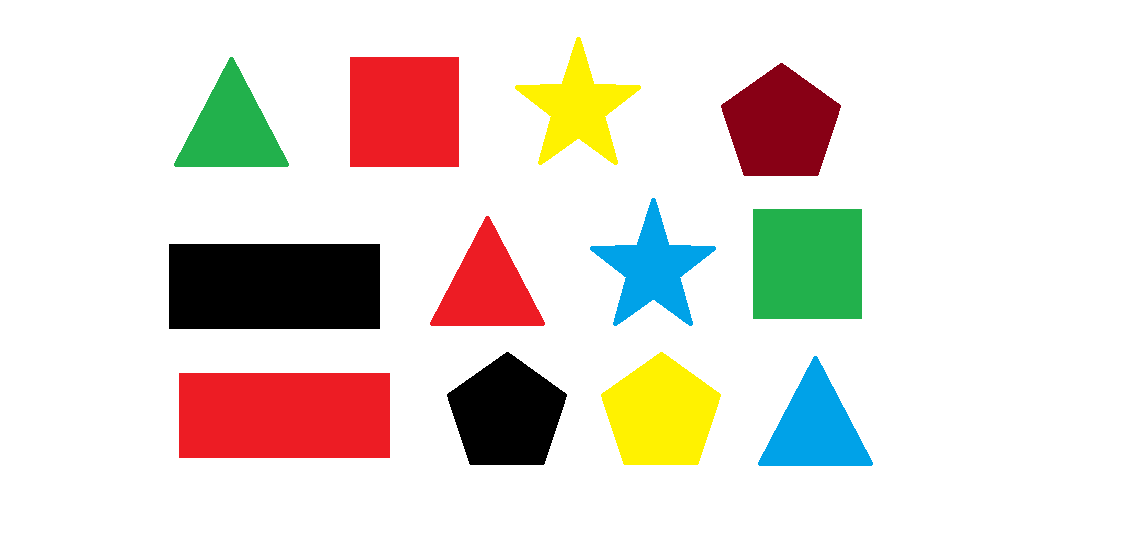
#> input picture Rodrigo Martins/desafiovisao/imagem.png, 1137 x 533 px
$ python visao_.py
#> lines starting #> are read from the running program, lines starting #| are printed output that depends on the picture; after the words box and inside, x2 and y2 are one past the last pixel; in counts of white or black regions, pixels touching at a corner belong together; long printed decimals are rounded
import cv2
import numpy as np

img = cv2.imread('imagem.png', cv2.IMREAD_COLOR)
#> img is the input picture: shape (533, 1137, 3); mean B, G, R 214, 221, 228.3
hsv = cv2.cvtColor(img, cv2.COLOR_BGR2HSV)
#> hsv: shape (533, 1137, 3); mean H, S, V 18.5, 36, 237.6

lower_P = np.array([0, 0, 0])
upper_P = np.array([10, 10, 10])
mask_P = cv2.inRange(hsv, lower_P, upper_P)
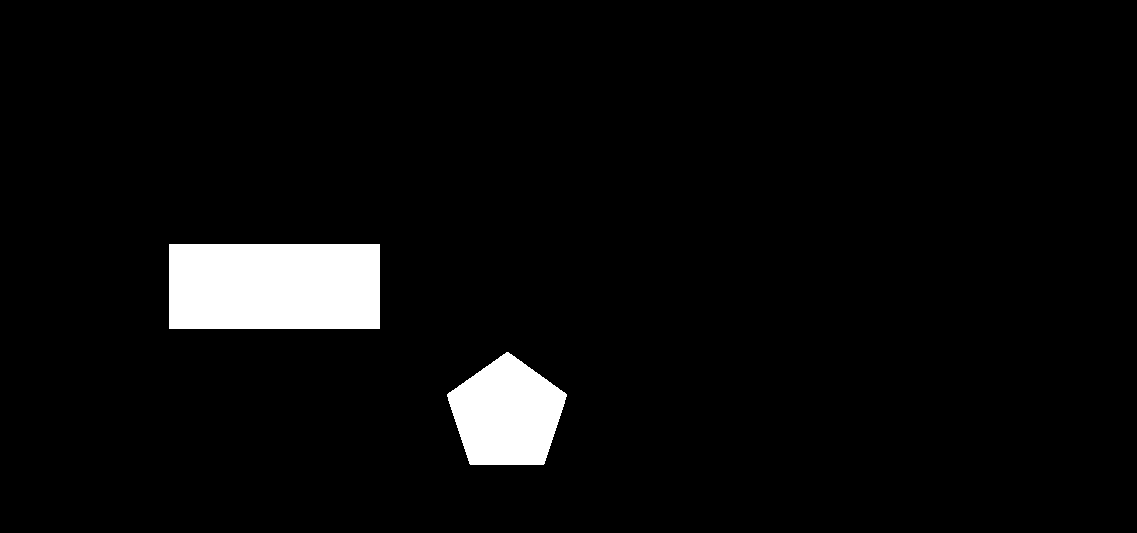
#> mask_P: shape (533, 1137); 4.5% white; 2 white regions
contours_P, _ = cv2.findContours(mask_P, cv2.RETR_EXTERNAL, cv2.CHAIN_APPROX_SIMPLE)
#> contours_P = 2 contours; box (x1, y1, x2, y2) and area: (169, 244, 380, 329) 17640, (447, 352, 567, 465) 9324
retangulo_P = cv2.bitwise_and(img, img, mask=mask_P)
#> retangulo_P: shape (533, 1137, 3); every value is 0

lower_V = np.array([170, 220, 230])
upper_V = np.array([179, 230, 255])
mask_V = cv2.inRange(hsv, lower_V, upper_V)
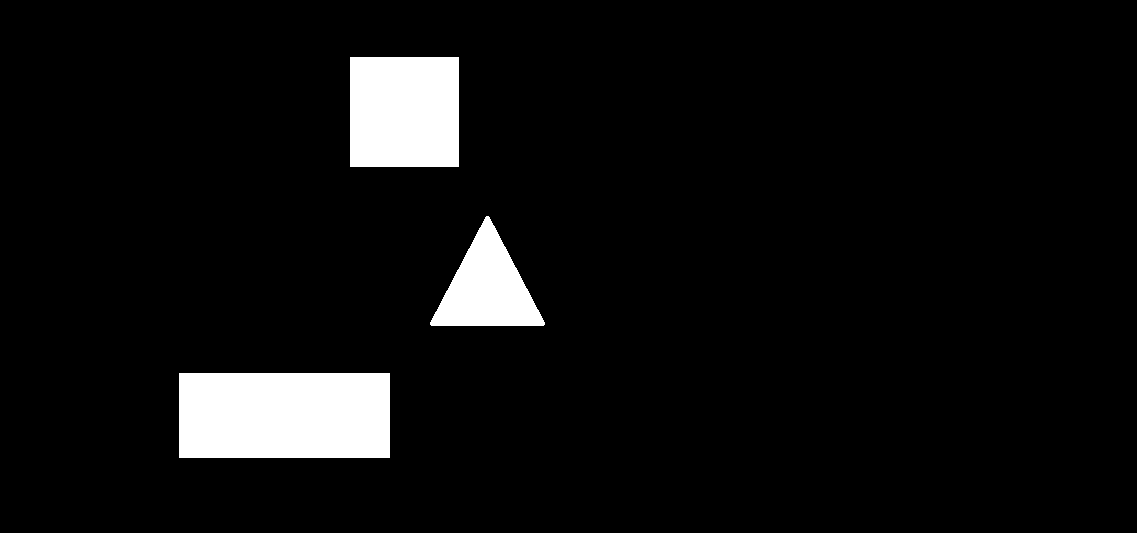
#> mask_V: shape (533, 1137); 6% white; 3 white regions
contours_V, _ = cv2.findContours(mask_V, cv2.RETR_EXTERNAL, cv2.CHAIN_APPROX_SIMPLE)
#> contours_V = 3 contours; box (x1, y1, x2, y2) and area: (179, 373, 390, 458) 17640, (350, 57, 459, 167) 11772, (430, 216, 545, 326) 6494
quadrado_V = cv2.bitwise_and(img, img, mask=mask_V)
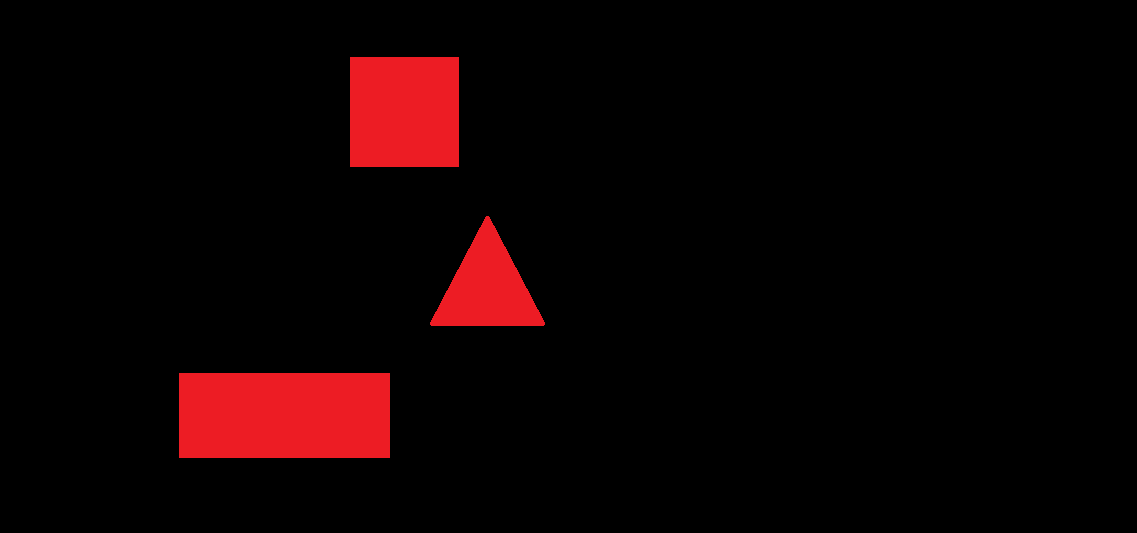
#> quadrado_V: shape (533, 1137, 3); mean B, G, R 2.2, 1.7, 14.3

lower_A = np.array([89, 245, 222])
upper_A = np.array([109, 255, 242])
mask_A = cv2.inRange(hsv, lower_A, upper_A)
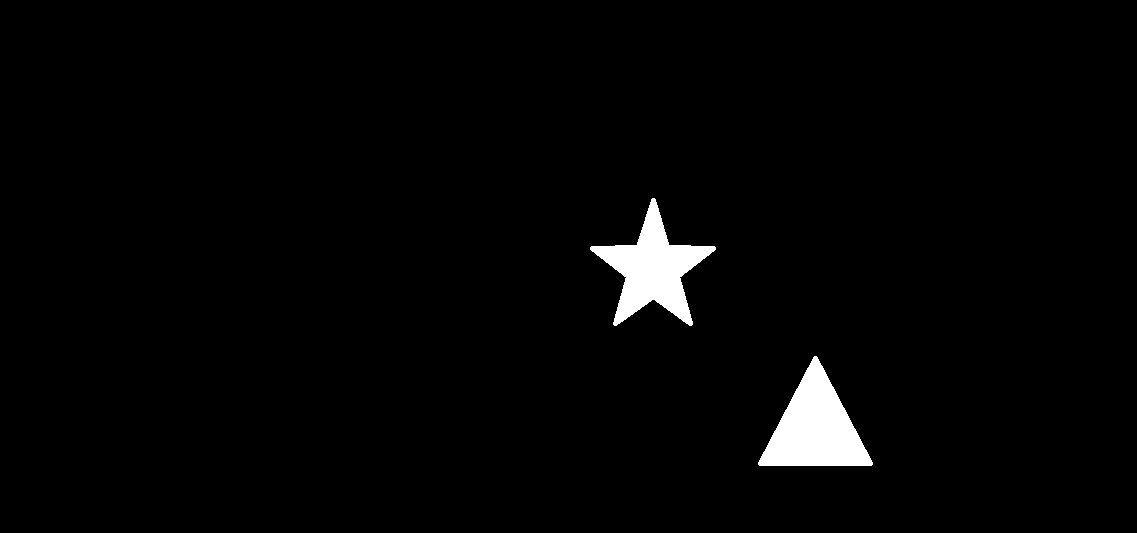
#> mask_A: shape (533, 1137); 2.1% white; 2 white regions
contours_A, _ = cv2.findContours(mask_A, cv2.RETR_EXTERNAL, cv2.CHAIN_APPROX_SIMPLE)
#> contours_A = 2 contours; box (x1, y1, x2, y2) and area: (758, 356, 873, 466) 6494, (590, 198, 716, 326) 6020
triangulo_A = cv2.bitwise_and(img, img, mask=mask_A)
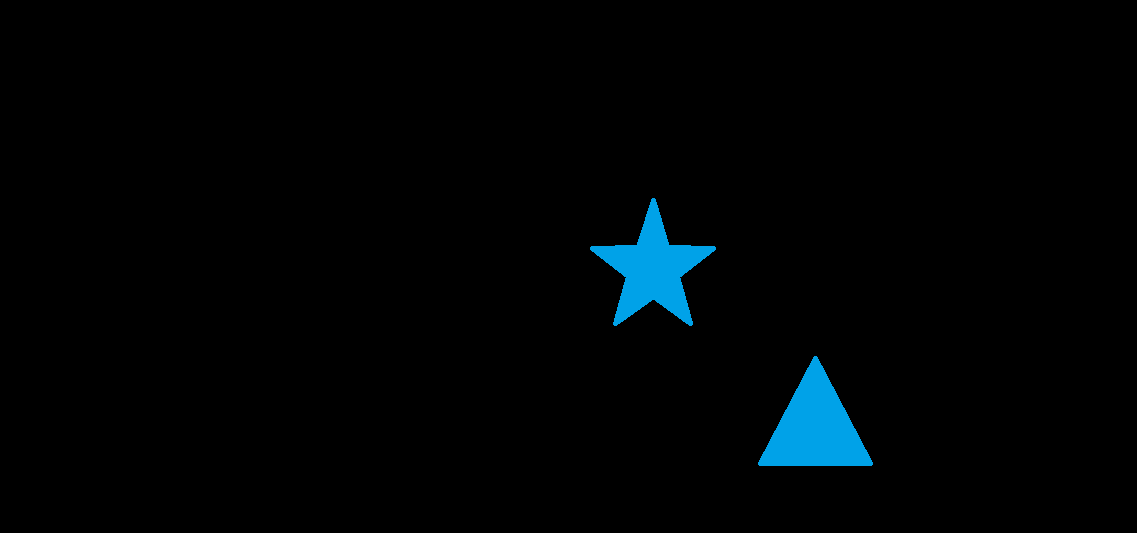
#> triangulo_A: shape (533, 1137, 3); mean B, G, R 4.9, 3.4, 0

if len(contours_P) > 0:
    for contour_P in contours_P:
        approx = cv2.approxPolyDP(contour_P, 0.04 * cv2.arcLength(contour_P, True), True)
        if len(approx) == 4:
            x, y, w, h = cv2.boundingRect(approx)
            cv2.putText(img, "retangulo", (x, y), cv2.FONT_HERSHEY_COMPLEX, 0.5, (0, 0, 0))
            cv2.imwrite('retangulo_P.png', retangulo_P)
            cv2.imshow('retangulo_P', retangulo_P)
            cv2.waitKey(1000)
            cv2.destroyAllWindows()
#> this loop made 2 passes
#> (approx, x, y, w, h) on pass 2: ([[169, 244], [169, 328], [379, 328], [379, 244]], 169, 244, 211, 85)
#> img: shape (533, 1137, 3); 0.03% of pixels changed, all inside (x1, y1, x2, y2) = (170, 234, 251, 244)

if len(contours_V) > 0:
    for contour_V in contours_V:
        approx = cv2.approxPolyDP(contour_V, 0.04 * cv2.arcLength(contour_V, True), True)
        if len(approx) == 4:
            x, y, w, h = cv2.boundingRect(approx)
            aspectRatio = float(w) / h
            print(aspectRatio)
            if aspectRatio >= 0.95 and aspectRatio < 1.05:
                cv2.putText(img, "quadrado_V", (x, y), cv2.FONT_HERSHEY_COMPLEX, 0.5, (0, 0, 0))
                cv2.imwrite('quadrado_V.png', quadrado_V)
                cv2.imshow('quadrado_V', quadrado_V)
                cv2.waitKey(1000)
                cv2.destroyAllWindows()
#> this loop made 3 passes
#> (approx, x, y, w, h, aspectRatio) on passes 1, 3: ([[179, 373], [179, 457], [389, 457], [389, 373]], 179, 373, 211, 85, 2.48), ([[350, 57], [350, 166], [458, 166], [458, 57]], 350, 57, 109, 110, 0.991)
#> approx on pass 2: [[486, 216], [430, 324], [543, 325]]
#| 2.482
#| 0.9909
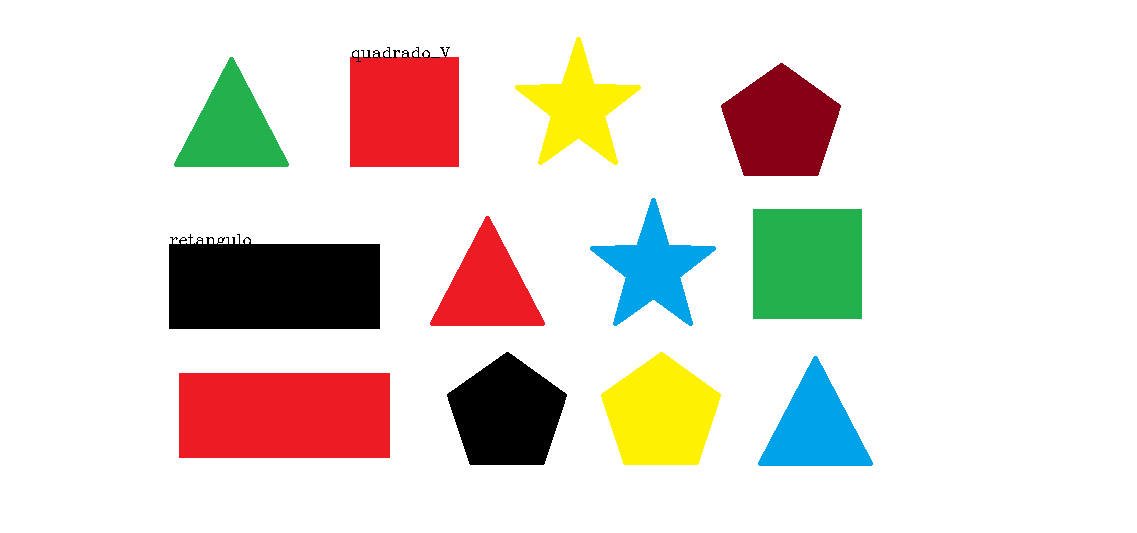
#> img: shape (533, 1137, 3); mean B, G, R 213.8, 220.9, 228.1

if len(contours_A) > 0:
    for contour_A in contours_A:
        approx = cv2.approxPolyDP(contour_A, 0.04 * cv2.arcLength(contour_A, True), True)
        x, y, w, h = cv2.boundingRect(approx)
        if len(approx) == 3:
            cv2.putText(img, "triangulo", (x, y), cv2.FONT_HERSHEY_COMPLEX, 0.5, (0, 0, 0))
            cv2.imwrite('triangulo_A.png', triangulo_A)
            cv2.imshow('triangulo_A', triangulo_A)
            cv2.waitKey(1000)
            cv2.destroyAllWindows()
#> this loop made 2 passes
#> (approx, x, y, w, h) on pass 1: ([[814, 356], [758, 464], [871, 465]], 758, 356, 114, 110)
#> (x, y, w, h) on pass 2: (590, 198, 126, 128)
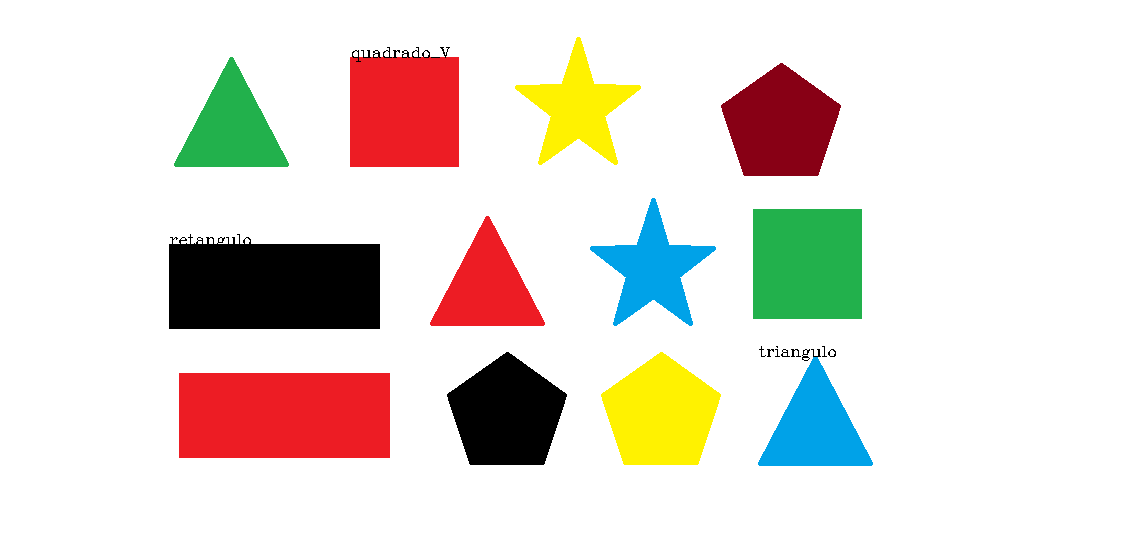
#> img: shape (533, 1137, 3); 0.04% of pixels changed, all inside (x1, y1, x2, y2) = (759, 346, 836, 361)
